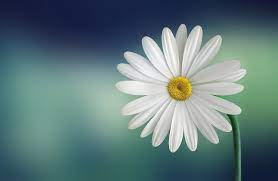
#> input picture deskriptori za tekstura/flower1.png, 278 x 181 px
$ python GLCM.py
#> lines starting #> are read from the running program, lines starting #| are printed output that depends on the picture; after the words box and inside, x2 and y2 are one past the last pixel; in counts of white or black regions, pixels touching at a corner belong together
import cv2
import numpy as np


def compute_glcm(image, dx, dy):  # dx and dy direction we want to go to search for neighbouring pixels
    rows, cols = image.shape
    glcm = np.zeros((256, 256))

    for i in range(rows - dx):
        for j in range(cols - dy):
            i_index = image[i, j]
            j_index = image[i + dx, j + dy]
            glcm[i_index, j_index] += 1

    glcm /= glcm.sum()

    return glcm


def extract_features(image):
    glcm = compute_glcm(image, 1, 0)
    xs = np.sum(glcm, axis=1)  # Dissimilarity
    ys = np.sum(glcm * np.arange(256)[:, np.newaxis], axis=1)  # Correlation
    bs = np.sum(glcm * (np.arange(256)[:, np.newaxis] - np.arange(256)) ** 2, axis=1)  # Contrast
    cs = np.sum(glcm ** 2, axis=1)  # Energy
    ds = np.sum(glcm / (1 + (np.arange(256)[:, np.newaxis] - np.arange(256)) ** 2), axis=1)  # Homogeneity

    return xs, ys, bs, cs, ds


image_path1 = "flower1.png"
image_path2 = "flower2.png"

image1 = cv2.imread(image_path1, cv2.IMREAD_GRAYSCALE)
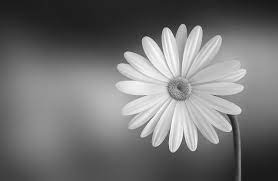
#> image1: shape (181, 278); min 24, max 255, mean 115
image2 = cv2.imread(image_path2, cv2.IMREAD_GRAYSCALE)

xs1, ys1, bs1, cs1, ds1 = extract_features(image1)
#> after the loop in compute_glcm, `for i in range(rows - dx):`:
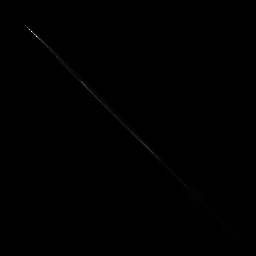
#> glcm: shape (256, 256) float64; min 0, max 639, mean 0.8; drawn with min black and max white
#> in compute_glcm, `glcm /= glcm.sum()`:
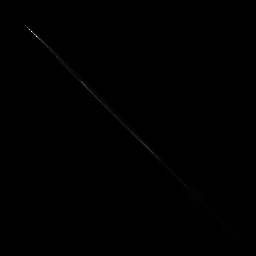
#> glcm: shape (256, 256) float64; 10.16% of pixels changed, all inside (x1, y1, x2, y2) = (24, 24, 256, 256); drawn with min black and max white
#> in extract_features, `xs = np.sum(glcm, axis=1)`: xs = 256 values, max 0.0185 at index 36, min 0 at index 0, mean 0.00391
#> in extract_features, `ys = np.sum(glcm * np.arange(256)[:, np.newaxis], axis=1)`: ys = 256 values, max 1.19 at index 146, min 0 at index 0, mean 0.45
#> in extract_features, `bs = np.sum(glcm * (np.arange(256)[:, np.newaxis] - np.arange(256)) **..`: bs = 256 values, max 0.95 at index 56, min 0 at index 0, mean 0.316
#> in extract_features, `cs = np.sum(glcm ** 2, axis=1)`: cs = 256 values, max 0.000172 at index 31, min 0 at index 0, mean 5.48e-06
#> in extract_features, `ds = np.sum(glcm / (1 + (np.arange(256)[:, np.newaxis] - np.arange(256..`: ds = 256 values, max 0.0149 at index 31, min 0 at index 0, mean 0.00169
#> xs1 has the same summary as xs in extract_features; ys1 has the same summary as ys in extract_features; bs1 has the same summary as bs in extract_features; cs1 has the same summary as cs in extract_features; ds1 has the same summary as ds in extract_features

xs2, ys2, bs2, cs2, ds2 = extract_features(image2)
#> (the run stopped early here; a loop or call above may not have finished)
